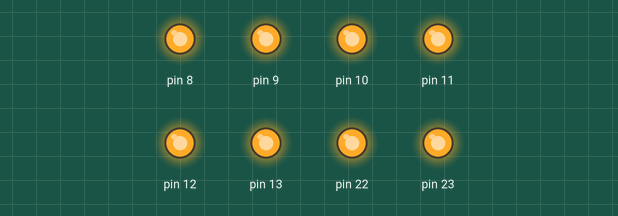
Simulated run of this sketch. Board: Arduino Uno, built with avr-gcc and run on an emulated ATmega328P. Shown: output pins drawn as LEDs (lit = HIGH).

Above: at 0.2 s.
At 1.7 s:
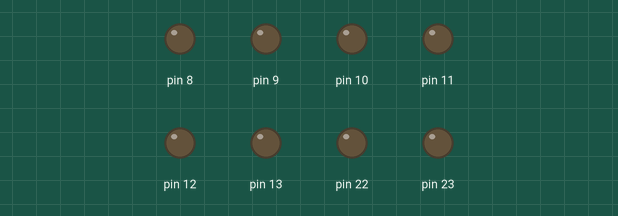
Timing chart, 0 to 3.0 s (numbered marks = the images above):
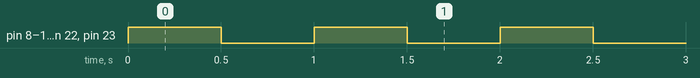

Measured:
- by itself, pin 8–13, pin 22, pin 23: alternates HIGH for 0.50 s and LOW for 0.50 s

The sketch:

Blink_AVR.ino
```cpp
#include <avr/io.h>
#include <util/delay.h>

void setup()
{
  // No código AVR puro, o setup é geralmente feito no início do main,
  // mas o TinkerCad aceita a estrutura do Arduino.
  DDRB = 0xff; // Configura todos os pinos do PORTB como SAÍDA
}

void loop()
{
  PORTB = 0xff;     // Liga todos os pinos do PORTB (HIGH) -> LED ACENDE
  _delay_ms(500);   // Espera 500ms
  PORTB = 0x00;     // Desliga todos os pinos (LOW) -> LED APAGA
  _delay_ms(500);   // Espera 500ms
}
```
